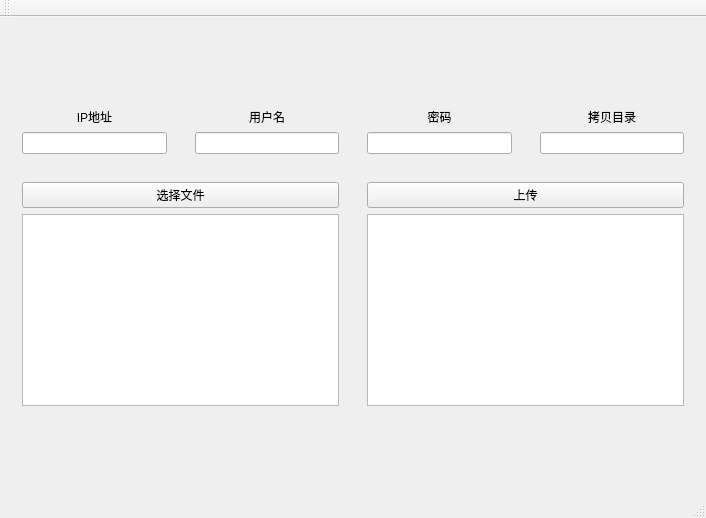
<?xml version="1.0" encoding="UTF-8"?>
<ui version="4.0">
 <class>MainWindow</class>
 <widget class="QMainWindow" name="MainWindow">
  <property name="geometry">
   <rect>
    <x>0</x>
    <y>0</y>
    <width>706</width>
    <height>518</height>
   </rect>
  </property>
  <property name="windowTitle">
   <string>MainWindow</string>
  </property>
  <widget class="QWidget" name="centralWidget">
   <layout class="QVBoxLayout" name="verticalLayout_7">
    <item>
     <spacer name="verticalSpacer">
      <property name="orientation">
       <enum>Qt::Vertical</enum>
      </property>
      <property name="sizeHint" stdset="0">
       <size>
        <width>20</width>
        <height>61</height>
       </size>
      </property>
     </spacer>
    </item>
    <item>
     <widget class="QWidget" name="widget_5" native="true">
      <layout class="QHBoxLayout" name="horizontalLayout">
       <property name="leftMargin">
        <number>0</number>
       </property>
       <property name="topMargin">
        <number>0</number>
       </property>
       <property name="rightMargin">
        <number>0</number>
       </property>
       <property name="bottomMargin">
        <number>0</number>
       </property>
       <item>
        <widget class="QWidget" name="widget" native="true">
         <layout class="QVBoxLayout" name="verticalLayout">
          <item>
           <widget class="QLabel" name="label">
            <property name="text">
             <string>IP地址</string>
            </property>
            <property name="alignment">
             <set>Qt::AlignCenter</set>
            </property>
           </widget>
          </item>
          <item>
           <widget class="QLineEdit" name="lineIPAdress"/>
          </item>
         </layout>
        </widget>
       </item>
       <item>
        <widget class="QWidget" name="widget_2" native="true">
         <layout class="QVBoxLayout" name="verticalLayout_2">
          <item>
           <widget class="QLabel" name="label_2">
            <property name="text">
             <string>用户名</string>
            </property>
            <property name="alignment">
             <set>Qt::AlignCenter</set>
            </property>
           </widget>
          </item>
          <item>
           <widget class="QLineEdit" name="lineUsername"/>
          </item>
         </layout>
        </widget>
       </item>
       <item>
        <widget class="QWidget" name="widget_4" native="true">
         <layout class="QVBoxLayout" name="verticalLayout_4">
          <item>
           <widget class="QLabel" name="label_3">
            <property name="text">
             <string>密码</string>
            </property>
            <property name="alignment">
             <set>Qt::AlignCenter</set>
            </property>
           </widget>
          </item>
          <item>
           <widget class="QLineEdit" name="linePassword"/>
          </item>
         </layout>
        </widget>
       </item>
       <item>
        <widget class="QWidget" name="widget_3" native="true">
         <layout class="QVBoxLayout" name="verticalLayout_3">
          <item>
           <widget class="QLabel" name="label_4">
            <property name="text">
             <string>拷贝目录</string>
            </property>
            <property name="alignment">
             <set>Qt::AlignCenter</set>
            </property>
           </widget>
          </item>
          <item>
           <widget class="QLineEdit" name="lineDir"/>
          </item>
         </layout>
        </widget>
       </item>
      </layout>
     </widget>
    </item>
    <item>
     <widget class="QWidget" name="widget_8" native="true">
      <layout class="QHBoxLayout" name="horizontalLayout_2">
       <property name="leftMargin">
        <number>0</number>
       </property>
       <property name="topMargin">
        <number>0</number>
       </property>
       <property name="rightMargin">
        <number>0</number>
       </property>
       <property name="bottomMargin">
        <number>0</number>
       </property>
       <item>
        <widget class="QWidget" name="widget_6" native="true">
         <layout class="QVBoxLayout" name="verticalLayout_5">
          <item>
           <widget class="QPushButton" name="pushButton">
            <property name="text">
             <string>选择文件</string>
            </property>
           </widget>
          </item>
          <item>
           <widget class="QTextBrowser" name="textFileName"/>
          </item>
         </layout>
        </widget>
       </item>
       <item>
        <widget class="QWidget" name="widget_7" native="true">
         <layout class="QVBoxLayout" name="verticalLayout_6">
          <item>
           <widget class="QPushButton" name="pushButton_2">
            <property name="text">
             <string>上传</string>
            </property>
           </widget>
          </item>
          <item>
           <widget class="QTextBrowser" name="textExecResult"/>
          </item>
         </layout>
        </widget>
       </item>
      </layout>
     </widget>
    </item>
    <item>
     <spacer name="verticalSpacer_2">
      <property name="orientation">
       <enum>Qt::Vertical</enum>
      </property>
      <property name="sizeHint" stdset="0">
       <size>
        <width>20</width>
        <height>61</height>
       </size>
      </property>
     </spacer>
    </item>
   </layout>
   <zorder>widget_5</zorder>
   <zorder>widget_8</zorder>
   <zorder>verticalSpacer</zorder>
   <zorder>verticalSpacer_2</zorder>
  </widget>
  <widget class="QMenuBar" name="menuBar">
   <property name="geometry">
    <rect>
     <x>0</x>
     <y>0</y>
     <width>706</width>
     <height>24</height>
    </rect>
   </property>
  </widget>
  <widget class="QToolBar" name="mainToolBar">
   <attribute name="toolBarArea">
    <enum>TopToolBarArea</enum>
   </attribute>
   <attribute name="toolBarBreak">
    <bool>false</bool>
   </attribute>
  </widget>
  <widget class="QStatusBar" name="statusBar"/>
 </widget>
 <layoutdefault spacing="6" margin="11"/>
 <resources/>
 <connections/>
</ui>
